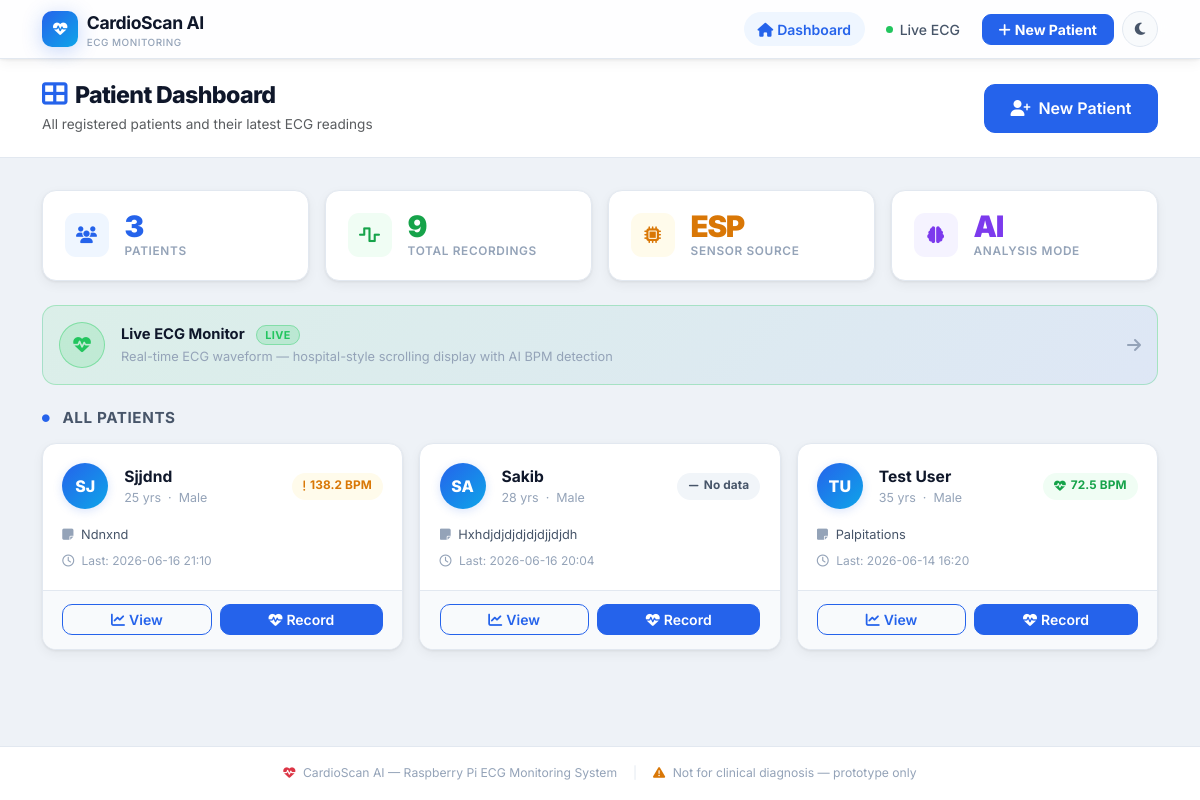
The page / on the database its author committed.
### tables this page shows
CREATE TABLE recordings (
            id                INTEGER PRIMARY KEY AUTOINCREMENT,
            patient_id        INTEGER REFERENCES patients(id),
            session_name      TEXT,
            duration_sec      INTEGER,
            source_type       TEXT DEFAULT 'esp',
            raw_file          TEXT,
            filtered_file     TEXT,
            compare_plot      TEXT,
            bpm_plot          TEXT,
            num_peaks         INTEGER,
            bpm               REAL,
            status            TEXT,
            rr_intervals_json TEXT,
            created_at        TIMESTAMP DEFAULT CURRENT_TIMESTAMP
        , ai_available INTEGER DEFAULT 0, ai_dominant_class TEXT, ai_class_distribution TEXT, ai_alert_count INTEGER DEFAULT 0, ai_beats_json TEXT, motion_pct REAL DEFAULT 0.0);

CREATE TABLE patients (
            id          INTEGER PRIMARY KEY AUTOINCREMENT,
            name        TEXT NOT NULL,
            age         INTEGER,
            gender      TEXT,
            symptoms    TEXT,
            created_at  TIMESTAMP DEFAULT CURRENT_TIMESTAMP
        );

### ui/app.py (the view)
@app.route("/")
def index():
    conn = get_connection()
    patients = conn.execute("""
        SELECT
            p.*,
            r.bpm      AS last_bpm,
            r.status   AS last_status,
            r.created_at AS last_recording_at
        FROM patients p
        LEFT JOIN recordings r
            ON r.id = (
                SELECT id FROM recordings
                WHERE patient_id = p.id
                ORDER BY created_at DESC
                LIMIT 1
            )
        ORDER BY p.created_at DESC
    """).fetchall()
    total_recordings = conn.execute("SELECT COUNT(*) FROM recordings").fetchone()[0]
    conn.close()
    return render_template("index.html", patients=patients,
                           total_recordings=total_recordings)

### scripts/db_setup.py (called while the page is built)
def get_connection():
    conn = sqlite3.connect(DB_PATH)
    conn.row_factory = sqlite3.Row
    conn.execute("PRAGMA foreign_keys = ON")
    return conn

### ui/app.py (called while the page is built)
def _status_class(status: str) -> str:
    if "Normal" in status:
        return "success"
    if "Unknown" in status:
        return "danger"
    return "warning"

### ui/templates/index.html (shortened to what this page needs)
{% extends "base.html" %}
{% block content %}
<div class="page-header">
  <div class="container-xl">
    <div class="d-flex align-items-center justify-content-between flex-wrap gap-3">
      <div>
        <h1><i class="fa-solid fa-table-cells-large me-2" style="color:var(--primary);font-size:1.1em;"></i>Patient Dashboard</h1>
        <p class="text-muted mb-0 mt-1" style="font-size:.85rem;">
          All registered patients and their latest ECG readings
        </p>
      </div>
      <a href="{{ url_for('patient_new') }}" class="btn btn-primary btn-lg">
        <i class="fa-solid fa-user-plus me-2"></i>New Patient
      </a>
    </div>
  </div>
</div>
<div class="container-xl pb-5">
  <div class="row g-3 mb-4">
    <div class="col-6 col-md-3">
      <div class="stat-card d-flex align-items-center gap-3">
        <div class="stat-icon" style="background:#eff6ff;">
          <i class="fa-solid fa-users" style="color:var(--primary);"></i>
        </div>
        <div>
          <div class="stat-val" style="color:var(--primary);">{{ patients|length }}</div>
          <div class="stat-label">Patients</div>
        </div>
      </div>
    </div>
    <div class="col-6 col-md-3">
      <div class="stat-card d-flex align-items-center gap-3">
        <div class="stat-icon" style="background:#f0fdf4;">
          <i class="fa-solid fa-wave-square" style="color:var(--success);"></i>
        </div>
        <div>
          <div class="stat-val" style="color:var(--success);">{{ total_recordings }}</div>
          <div class="stat-label">Total Recordings</div>
        </div>
      </div>
    </div>
    <div class="col-6 col-md-3">
      <div class="stat-card d-flex align-items-center gap-3">
        <div class="stat-icon" style="background:#fffbeb;">
          <i class="fa-solid fa-microchip" style="color:var(--warning);"></i>
        </div>
        <div>
          <div class="stat-val" style="color:var(--warning);">ESP</div>
          <div class="stat-label">Sensor Source</div>
        </div>
      </div>
    </div>
    <div class="col-6 col-md-3">
      <div class="stat-card d-flex align-items-center gap-3">
        <div class="stat-icon" style="background:#f5f3ff;">
          <i class="fa-solid fa-brain" style="color:#7c3aed;"></i>
        </div>
        <div>
          <div class="stat-val" style="color:#7c3aed;">AI</div>
          <div class="stat-label">Analysis Mode</div>
        </div>
      </div>
    </div>
  </div>
  <a href="{{ url_for('monitor') }}"
     class="d-flex align-items-center gap-3 text-decoration-none mb-4 p-3"
     style="background:linear-gradient(135deg,rgba(0,200,70,.08),rgba(37,99,235,.08));
            border:1px solid rgba(0,200,70,.25);border-radius:var(--radius);
            transition:all .22s;">
    <div style="width:46px;height:46px;border-radius:50%;flex-shrink:0;
                background:rgba(0,200,70,.12);border:1.5px solid rgba(0,200,70,.35);
                display:flex;align-items:center;justify-content:center;">
      <i class="fa-solid fa-heart-pulse" style="color:#22c55e;font-size:1.1rem;
         animation:pulse-dot 1.5s ease-in-out infinite;"></i>
    </div>
    <div>
      <div style="font-weight:700;font-size:.92rem;color:var(--text-1);">
        Live ECG Monitor
        <span style="margin-left:.5rem;font-size:.68rem;font-weight:700;
                     background:rgba(0,200,70,.15);color:#22c55e;
                     border:1px solid rgba(0,200,70,.3);border-radius:999px;
                     padding:.1rem .5rem;letter-spacing:.04em;">LIVE</span>
      </div>
      <div style="font-size:.8rem;color:var(--text-3);margin-top:.15rem;">
        Real-time ECG waveform — hospital-style scrolling display with AI BPM detection
      </div>
    </div>
    <i class="fa-solid fa-arrow-right ms-auto" style="color:var(--text-3);"></i>
  </a>
  {% if patients %}
    <div class="d-flex align-items-center justify-content-between mb-3">
      <h5 class="mb-0 fw-700" style="font-size:.95rem;color:var(--text-2);text-transform:uppercase;letter-spacing:.04em;">
        <i class="fa-solid fa-circle me-2" style="color:var(--primary);font-size:.5em;vertical-align:middle;"></i>
        All Patients
      </h5>
    </div>
    <div class="row g-3">
      {% for p in patients %}
        {% set initials = (p.name.split()[0][0] + (p.name.split()[1][0] if p.name.split()|length > 1 else p.name.split()[0][1]|default(''))) | upper %}
        <div class="col-12 col-sm-6 col-lg-4">
          <div class="patient-card">
            <div class="pc-body">
              <div class="d-flex align-items-center gap-3 mb-3">
                <div class="patient-avatar">{{ initials }}</div>
                <div class="flex-fill min-w-0">
                  <div class="fw-700 text-truncate" style="font-size:.975rem;">{{ p.name }}</div>
                  <div style="font-size:.78rem;color:var(--text-3);">
                    {% if p.age %}{{ p.age }} yrs{% endif %}
                    {% if p.age and p.gender %}&nbsp;·&nbsp;{% endif %}
                    {% if p.gender %}
                      {% if p.gender in ['M','male','Male'] %}Male
                      {% elif p.gender in ['F','female','Female'] %}Female
                      {% else %}{{ p.gender }}{% endif %}
                    {% endif %}
                  </div>
                </div>
                {% if p.last_bpm %}
                  {% set sc = status_class(p.last_status) %}
                  <span class="badge-status {{ sc }} flex-shrink-0">
                    {% if sc == 'success' %}<i class="fa-solid fa-heart-pulse"></i>
                    {% elif sc == 'danger' %}<i class="fa-solid fa-triangle-exclamation"></i>
                    {% else %}<i class="fa-solid fa-exclamation"></i>{% endif %}
                    {{ p.last_bpm }} BPM
                  </span>
                {% else %}
                  <span class="badge-status unknown flex-shrink-0">
                    <i class="fa-solid fa-minus"></i> No data
                  </span>
                {% endif %}
              </div>
              {% if p.symptoms %}
                <p class="mb-2" style="font-size:.8rem;color:var(--text-2);
                   display:-webkit-box;-webkit-line-clamp:2;-webkit-box-orient:vertical;overflow:hidden;">
                  <i class="fa-solid fa-note-sticky me-1" style="color:var(--text-3);"></i>
                  {{ p.symptoms }}
                </p>
              {% endif %}
              <div style="font-size:.75rem;color:var(--text-3);">
                <i class="fa-regular fa-clock me-1"></i>
                {% if p.last_recording_at %}
                  Last: {{ p.last_recording_at[:16] | replace('T',' ') }}
                {% else %}
                  No recordings yet
                {% endif %}
              </div>
            </div>
            <div class="pc-footer">
              <a href="{{ url_for('patient_detail', patient_id=p.id) }}"
                 class="btn btn-outline-primary btn-sm flex-fill">
                <i class="fa-solid fa-chart-line me-1"></i>View
              </a>
              <a href="{{ url_for('record', patient_id=p.id) }}"
                 class="btn btn-primary btn-sm flex-fill">
                <i class="fa-solid fa-heart-pulse me-1"></i>Record
              </a>
            </div>
          </div>
        </div>
      {% endfor %}
    </div>
  {% endif %}
</div>
{% endblock %}

### ui/static/css/custom.css (style rules this page uses)
:root { --primary: #2563eb; --primary-dark: #1d4ed8; --primary-light: #eff6ff; --primary-glow: rgba(37,99,235,.18); --secondary: #0ea5e9; --accent: #6366f1; --success: #16a34a; --success-light: #f0fdf4; --warning: #d97706; --warning-light: #fffbeb; --danger: #dc2626; --danger-light: #fef2f2; --bg: #eef2f7; --surface: #ffffff; --surface-2: #f8fafc; --surface-3: #f1f5f9; --text-1: #0f172a; --text-2: #475569; --text-3: #94a3b8; --border: #e2e8f0; --border-focus: #93c5fd; --radius-xs: 6px; --radius-sm: 10px; --radius: 14px; --radius-lg: 20px; --radius-xl: 28px; --shadow-xs: 0 1px 2px rgba(0,0,0,.05); --shadow-sm: 0 1px 3px rgba(0,0,0,.07), 0 4px 12px rgba(0,0,0,.05); --shadow: 0 4px 12px rgba(0,0,0,.08), 0 12px 32px rgba(0,0,0,.06); --shadow-lg: 0 8px 24px rgba(0,0,0,.1), 0 32px 64px rgba(0,0,0,.1); --shadow-primary: 0 4px 20px rgba(37,99,235,.25); --transition-fast: all .15s ease; --transition: all .22s ease; --transition-slow: all .35s ease; --ai-sv-bg: #fefce8; --ai-sv-fg: #a16207; --navbar-h: 60px; }
*, *::before, *::after { box-sizing: border-box; transition: background-color .22s ease, border-color .22s ease, color .15s ease, box-shadow .22s ease; }
html { scroll-behavior: smooth; }
body { background: var(--bg); font-family: 'Inter', system-ui, -apple-system, BlinkMacSystemFont, sans-serif; color: var(--text-1); -webkit-font-smoothing: antialiased; min-height: 100vh; }
a { text-decoration: none; color: inherit; }
.page-header { background: var(--surface); border-bottom: 1px solid var(--border); padding: 1.4rem 0; margin-bottom: 2rem; }
.page-header h1 { font-size: 1.45rem; font-weight: 800; letter-spacing: -.028em; margin: 0; color: var(--text-1); }
.stat-card { background: var(--surface); border: 1px solid var(--border); border-radius: var(--radius); padding: 1.2rem 1.35rem; box-shadow: var(--shadow-sm); transition: transform .22s ease, box-shadow .22s ease; }
.stat-icon { width: 44px; height: 44px; border-radius: 11px; display: flex; align-items: center; justify-content: center; font-size: 1.05rem; flex-shrink: 0; }
.stat-val { font-size: 1.85rem; font-weight: 900; letter-spacing: -.045em; line-height: 1.1; }
.stat-label { font-size: .74rem; font-weight: 600; color: var(--text-3); text-transform: uppercase; letter-spacing: .055em; }
.patient-avatar { width: 46px; height: 46px; min-width: 46px; border-radius: 50%; background: linear-gradient(135deg, var(--primary) 0%, var(--secondary) 100%); color: white; font-weight: 800; font-size: 1rem; display: flex; align-items: center; justify-content: center; box-shadow: 0 2px 10px var(--primary-glow); }
.patient-card { background: var(--surface); border: 1px solid var(--border); border-radius: var(--radius); box-shadow: var(--shadow-sm); transition: transform .22s ease, box-shadow .22s ease, border-color .22s ease; overflow: hidden; display: flex; flex-direction: column; height: 100%; }
.patient-card .pc-body { padding: 1.2rem; flex: 1; }
.patient-card .pc-footer { padding: .85rem 1.2rem; border-top: 1px solid var(--border); background: var(--surface-2); display: flex; gap: .5rem; }
.badge-status { display: inline-flex; align-items: center; gap: .3rem; padding: .3rem .7rem; border-radius: 999px; font-size: .74rem; font-weight: 700; letter-spacing: .01em; }
.badge-status.success { background: var(--success-light); color: var(--success); }
.badge-status.warning { background: var(--warning-light); color: var(--warning); }
.badge-status.unknown { background: var(--surface-3); color: var(--text-2); }
.btn { font-weight: 600; border-radius: var(--radius-sm); transition: transform .15s ease, box-shadow .2s ease, background .2s ease; }
.btn-primary { background: var(--primary); border-color: var(--primary); }
.btn-outline-primary { border-color: var(--primary); color: var(--primary); }
.btn-lg { padding: .72rem 1.6rem; font-size: 1rem; border-radius: 11px; }
.fw-700 { font-weight: 700; }
.cs-card, .stat-card, .patient-card { animation: fadeInUp .35s ease both; }
.row .col-12:nth-child(1) .cs-card, .row .col-12:nth-child(1) .stat-card, .row .col-12:nth-child(1) .patient-card { animation-delay: .04s; }

### rows shown on the page
recordings: initials "SJ", name "Sjjdnd", age "25", last_bpm "138.2", symptoms "Ndnxnd", created_at "2026-06-16 21:10"
recordings: initials "SA", name "Sakib", age "28", shows "No data", symptoms "Hxhdjdjdjdjdjdjjdjdh", created_at "2026-06-16 20:04"
recordings: initials "TU", name "Test User", age "35", last_bpm "72.5", symptoms "Palpitations", created_at "2026-06-14 16:20"

### other values the page prints
{{ patients|length }} "3"
{{ total_recordings }} "9"
